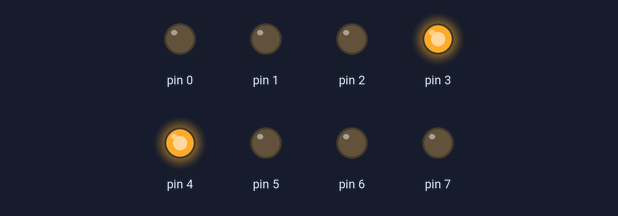
A sketch run on a simulated Arduino Uno, built with avr-gcc and run on an emulated ATmega328P. On the bench: output pins drawn as LEDs (lit = HIGH).

Above: at 0.5 s.
At 1.5 s:
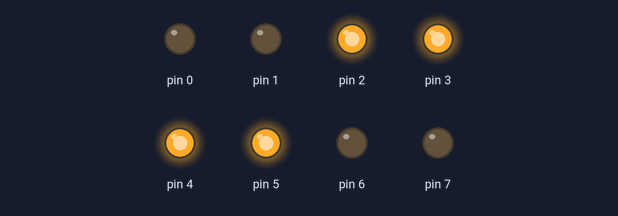
At 2.5 s:
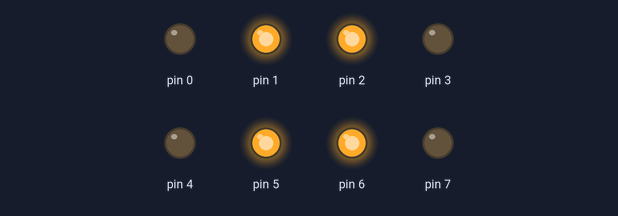
At 3.5 s:
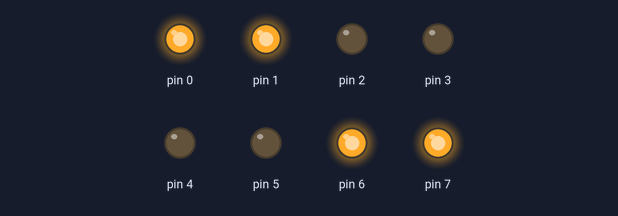
Timing chart, 0 to 5.2 s (numbered marks = the images above):
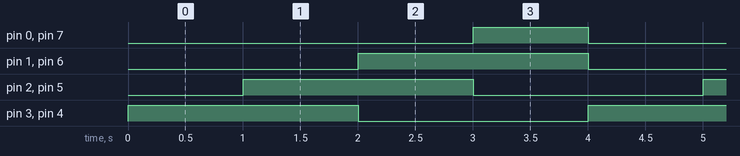

Measured:
- by itself, pin 0, pin 7: alternates HIGH for 1.0 s and LOW for 3.0 s
- by itself, pin 1–6: alternates HIGH for 2.0 s and LOW for 2.0 s
- by itself, everything shown: repeats every 4.0 s, in 4 steps

The sketch:

Number8_GPIO.ino
```cpp
// #include <stdint.h>
#define MX 8
#define ARRSIZE 4
#define TIME_INTERVAL 1000
void setup() {
  DDRD = 0xff;
}
const uint8_t ledPatterns[] PROGMEM = {0x18, 0x3C, 0x66, 0xC3, 0x66, 0x3C, 0x18};
void loop() {
  for(int8_t i = 0; i < ARRSIZE; i++) {
    PORTD = pgm_read_byte(&ledPatterns[i]);
    delay(TIME_INTERVAL);
  }
}
// 使用 626 bytes
// 9 bytes
```
